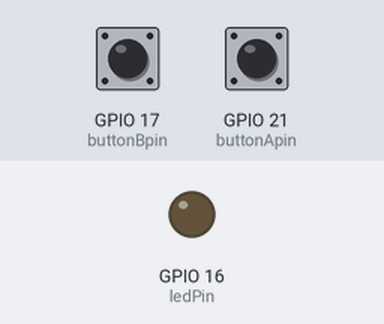
Simulated run of this sketch. Board: ESP32. Shown: output pins drawn as LEDs (lit = HIGH). The inputs (shaded band) are chosen by the test bench; at power-on: GPIO 21 (buttonApin) HIGH, GPIO 17 (buttonBpin) HIGH.

Above: at 1.2 s.
1.3 s: GPIO 21 (buttonApin) pulled LOW for 0.15 s
At 1.6 s:
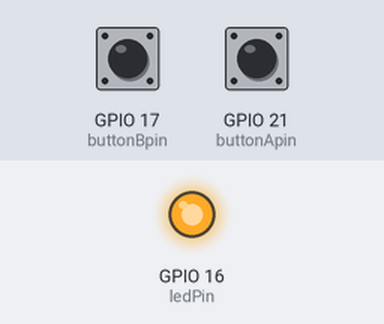
2.9 s: GPIO 17 (buttonBpin) pulled LOW for 0.15 s
At 4.0 s:
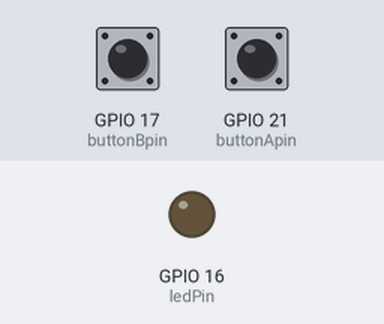
4.5 s: GPIO 21 (buttonApin) pulled LOW for 1 s
At 5.3 s:
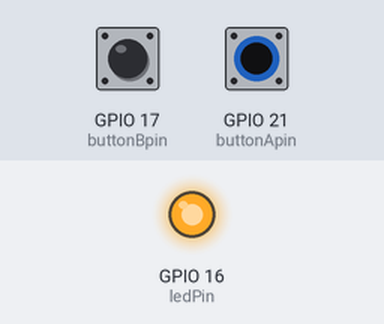
Timing chart, 0 to 7.5 s (numbered marks = the images above; inputs shaded):
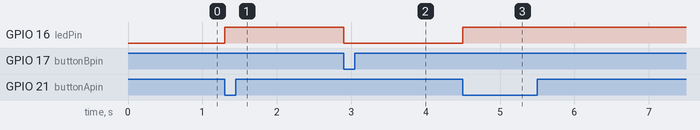

The sketch:

esp32_Digital_Inputs.ino
```cpp
//www.elegoo.com
//2016.12.08

// Assign GPIO ports to component pins
int buttonApin = 21;
int buttonBpin = 17;
int ledPin = 16;

void setup()
{
  pinMode(ledPin, OUTPUT);
  pinMode(buttonApin, INPUT_PULLUP);
  pinMode(buttonBpin, INPUT_PULLUP);
}

void loop()
{
  if (digitalRead(buttonApin) == LOW)
  {
    digitalWrite(ledPin, HIGH);
  }
  if (digitalRead(buttonBpin) == LOW)
  {
    digitalWrite(ledPin, LOW);
  }
}
```

Measured:
- after the input at 1.3 s, GPIO 16 (ledPin): LOW → HIGH at once
- after the input at 2.9 s, GPIO 16 (ledPin): HIGH → LOW at once
- after the input at 4.5 s, GPIO 16 (ledPin): LOW → HIGH at once
